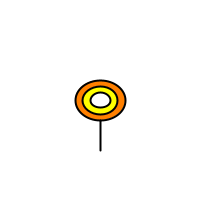
Frame 1 (no input)
Frame 60 (the mouse pressed at the canvas centre just before this capture): identical to frame 1, image omitted
Frame 120 (the mouse held since frame 60 and released just before this capture): identical to frame 1, image omitted

The Processing sketch that drew this single still picture (run headless with seeded random() and noise(); from frame 60 on, the mouse is pressed at the canvas centre):

// Processing sketch: FlowerFood
// ── FlowerFood.pde
// Create a simple flower
int outerD = 50; int innerD = 35; int innerInnerD = 20; 

void setup() {
  size(200, 200); 
}

void draw() {
  background(255); 
  
  strokeWeight(2);
  ellipseMode(CENTER); 
  fill(255, 128, 0);
  ellipse(width/2, height/2, outerD, outerD-10);
  fill(255, 255, 0); 
  ellipse(width/2, height/2, innerD, innerD-7);
  fill(255, 255, 255); 
  ellipse(width/2, height/2, innerInnerD, innerInnerD-5);
  
  // Create a line from the outer circle -90' to some distance in 
  // the -y axis. 
  PVector point1 = new PVector(width/2 + outerD/2 * cos(PI/2), height/2 + (outerD-10)/2 * sin(PI/2)); 
  PVector point2 = new PVector(point1.x, point1.y + 30); 
  fill(0); 
  line(point1.x, point1.y, point2.x, point2.y);
}
